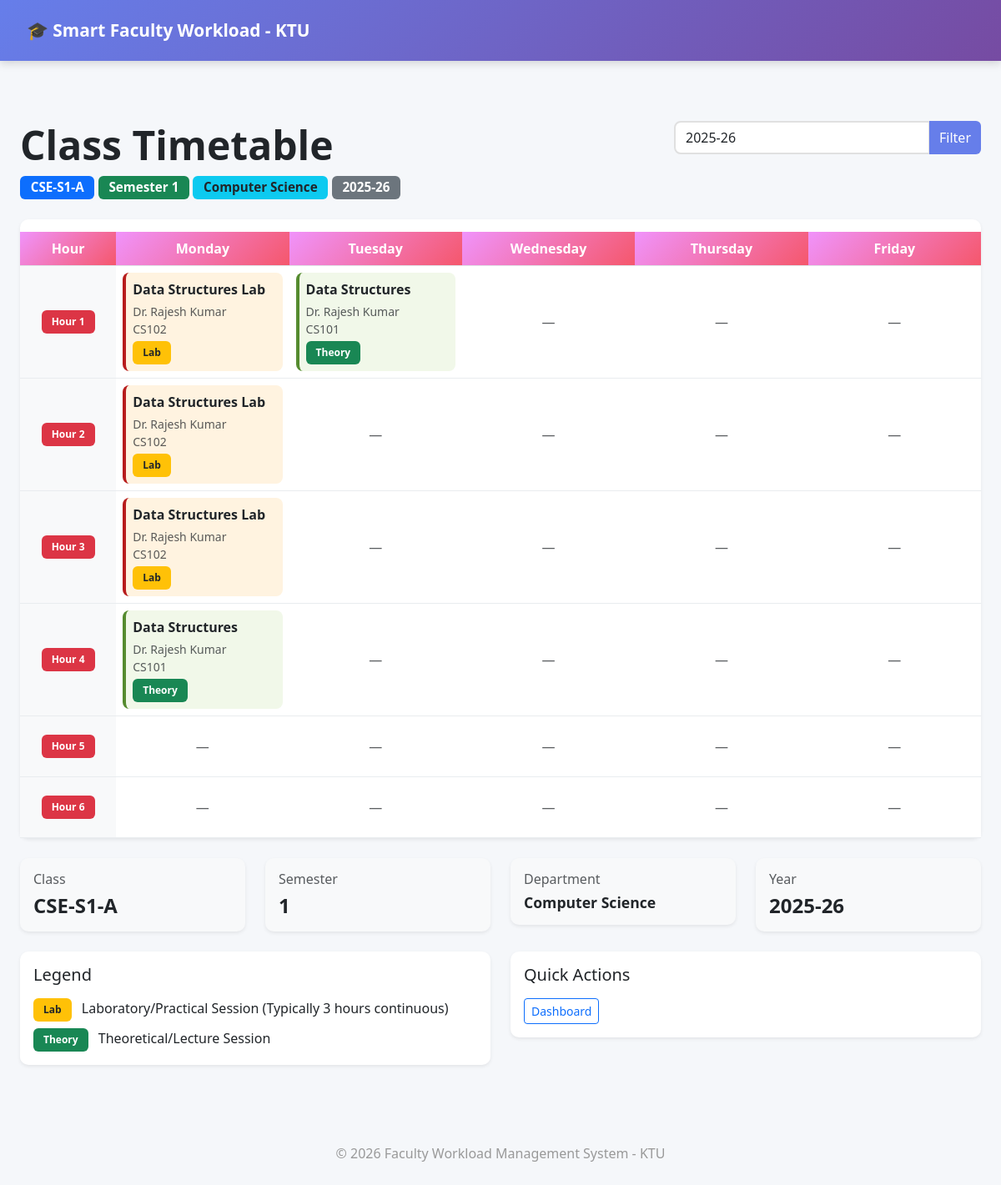
The page /class/13/timetable on the database its author committed.
### app/models.py (models this page shows, shortened)
class Class(db.Model):
    __tablename__ = 'class'
    id = db.Column(db.Integer, primary_key=True)
    class_name = db.Column(db.String(50), nullable=False, unique=True)  # e.g., "S3-A", "S5-B"
    semester = db.Column(db.Integer, nullable=False)  # 1-8
    department = db.Column(db.String(100), nullable=False)  # e.g., "Computer Science"
    created_at = db.Column(db.DateTime, default=datetime.utcnow)
    timetables = db.relationship(
        'Timetable',
        backref='class_obj',
        lazy=True,
        cascade="all, delete-orphan"
    )

class Subject(db.Model):
    id = db.Column(db.Integer, primary_key=True)
    course_code = db.Column(db.String(20), nullable=False)
    subject_name = db.Column(db.String(150), nullable=False)
    subject_type = db.Column(db.String(20), nullable=False)  # 'Theory' or 'Lab'
    is_lab = db.Column(db.Boolean, default=False)  # Flag for lab subjects
    hours_per_week = db.Column(db.Integer, nullable=False)  # Theory: varies, Lab: typically 3 hours continuous
    semester = db.Column(db.Integer, nullable=False)  # Semester number (1-8)
    created_at = db.Column(db.DateTime, default=datetime.utcnow)
    assignments = db.relationship(
        'Assignment',
        backref='subject',
        lazy=True,
        cascade="all, delete-orphan"
    )

class Faculty(UserMixin, db.Model):
    id = db.Column(db.Integer, primary_key=True)
    name = db.Column(db.String(100), nullable=False)
    department = db.Column(db.String(100), nullable=False)
    designation = db.Column(db.String(50), nullable=False)
    email = db.Column(db.String(120), unique=True, nullable=False)
    password_hash = db.Column(db.String(200), nullable=False)
    max_workload = db.Column(db.Integer, default=16)
    role = db.Column(db.String(20), default="faculty")
    assignments = db.relationship(
        'Assignment',
        backref='faculty',
        lazy=True,
        cascade="all, delete-orphan"
    )
    duties = db.relationship(
        'AdditionalDuty',
        backref='faculty',
        lazy=True,
        cascade="all, delete-orphan"
    )
    timetables = db.relationship(
        'Timetable',
        backref='faculty_obj',
        lazy=True,
        cascade="all, delete-orphan"
    )

### app/routes.py (the view)
@main.route('/class/<int:class_id>/timetable')
def class_timetable(class_id):
    class_obj = Class.query.get_or_404(class_id)
    academic_year = request.args.get('academic_year') or get_latest_academic_year()
    timetable_entries = Timetable.query.filter_by(
        class_id=class_id,
        academic_year=academic_year
    ).all()
    days = ['Monday', 'Tuesday', 'Wednesday', 'Thursday', 'Friday']
    hours = list(range(1, 7))
    timetable_grid = {}
    for day in days:
        timetable_grid[day] = {}
        for hour in hours:
            timetable_grid[day][hour] = None
    for entry in timetable_entries:
        day = entry.timeslot.day
        hour = entry.timeslot.hour
        timetable_grid[day][hour] = {
            'subject': entry.subject.subject_name,
            'faculty': entry.faculty_obj.name,
            'course_code': entry.subject.course_code,
            'is_lab': entry.subject.is_lab
        }
    return render_template(
        'class_timetable.html',
        timetable_grid=timetable_grid,
        days=days,
        hours=hours,
        academic_year=academic_year,
        class_name=class_obj.class_name,
        semester=class_obj.semester,
        department=class_obj.department
    )

### app/routes.py (called while the page is built)
def get_latest_academic_year():
    assignment_years = [year for (year,) in db.session.query(Assignment.academic_year).distinct().all() if year]
    timetable_years = [year for (year,) in db.session.query(Timetable.academic_year).distinct().all() if year]
    all_years = sorted(set(assignment_years + timetable_years), reverse=True)
    return all_years[0] if all_years else None

### app/templates/class_timetable.html (shortened to what this page needs)
{% extends "base.html" %}
{% block content %}
<div class="container-fluid py-4">
    <div class="row mb-4">
        <div class="col-md-8">
            <h1 class="display-5 fw-bold">
                 Class Timetable
            </h1>
            <div class="mt-2">
                <span class="badge bg-primary" style="font-size: 0.95rem; padding: 0.4rem 0.8rem;">
                     {{ class_name }}
                </span>
                <span class="badge bg-success" style="font-size: 0.95rem; padding: 0.4rem 0.8rem;">
                     Semester {{ semester }}
                </span>
                <span class="badge bg-info text-dark" style="font-size: 0.95rem; padding: 0.4rem 0.8rem;">
                     {{ department }}
                </span>
                <span class="badge bg-secondary" style="font-size: 0.95rem; padding: 0.4rem 0.8rem;">
                     {{ academic_year }}
                </span>
            </div>
        </div>
        <div class="col-md-4 text-end">
            <form method="get" class="d-inline">
                <div class="input-group">
                    <input
                        type="text"
                        class="form-control"
                        name="academic_year"
                        value="{{ academic_year }}"
                        placeholder="2025-26"
                    >
                    <button class="btn btn-primary" type="submit">Filter</button>
                </div>
            </form>
        </div>
    </div>
    <div class="card border-0 shadow-sm">
        <div class="card-body p-0">
            <div class="table-responsive">
                <table class="table table-hover mb-0">
                    <thead class="bg-light">
                        <tr>
                            <th class="text-center fw-bold" style="width: 10%; background: linear-gradient(135deg, #f093fb 0%, #f5576c 100%); color: white;">
                                Hour
                            </th>
                            {% for day in days %}
                            <th class="text-center fw-bold" style="width: 18%; background: linear-gradient(135deg, #f093fb 0%, #f5576c 100%); color: white;">
                                {{ day }}
                            </th>
                            {% endfor %}
                        </tr>
                    </thead>
                    <tbody>
                        {% for hour in hours %}
                        <tr>
                            <td class="text-center fw-bold align-middle bg-light">
                                <span class="badge bg-danger">Hour {{ hour }}</span>
                            </td>
                            {% for day in days %}
                            <td class="align-middle" style="min-height: 80px;">
                                {% if timetable_grid[day][hour] %}
                                    {% set entry = timetable_grid[day][hour] %}
                                    <div class="p-2" style="background: {% if entry.is_lab %}#fff3e0{% else %}#f1f8e9{% endif %}; border-radius: 8px; border-left: 4px solid {% if entry.is_lab %}#b71c1c{% else %}#558b2f{% endif %};">
                                        <p class="mb-1">
                                            <strong class="text-dark">{{ entry.subject }}</strong>
                                        </p>
                                        <p class="mb-0 small text-muted">
                                             {{ entry.faculty }}
                                        </p>
                                        <p class="mb-0 small text-muted">
                                             {{ entry.course_code }}
                                        </p>
                                        {% if entry.is_lab %}
                                        <span class="badge bg-warning text-dark mt-1">Lab</span>
                                        {% else %}
                                        <span class="badge bg-success mt-1">Theory</span>
                                        {% endif %}
                                    </div>
                                {% else %}
                                    <div class="text-center text-muted py-3">
                                        <span class="text-sm">—</span>
                                    </div>
                                {% endif %}
                            </td>
                            {% endfor %}
                        </tr>
                        {% endfor %}
                    </tbody>
                </table>
            </div>
        </div>
    </div>
    <div class="row mt-4">
        <div class="col-md-3">
            <div class="card border-0 shadow-sm bg-light">
                <div class="card-body">
                    <h6 class="card-title text-muted mb-2">
                         Class
                    </h6>
                    <p class="h4 mb-0 fw-bold">{{ class_name }}</p>
                </div>
            </div>
        </div>
        <div class="col-md-3">
            <div class="card border-0 shadow-sm bg-light">
                <div class="card-body">
                    <h6 class="card-title text-muted mb-2">
                         Semester
                    </h6>
                    <p class="h4 mb-0 fw-bold">{{ semester }}</p>
                </div>
            </div>
        </div>
        <div class="col-md-3">
            <div class="card border-0 shadow-sm bg-light">
                <div class="card-body">
                    <h6 class="card-title text-muted mb-2">
                         Department
                    </h6>
                    <p class="h4 mb-0 fw-bold" style="font-size: 1.1rem;">{{ department }}</p>
                </div>
            </div>
        </div>
        <div class="col-md-3">
            <div class="card border-0 shadow-sm bg-light">
                <div class="card-body">
                    <h6 class="card-title text-muted mb-2">
                         Year
                    </h6>
                    <p class="h4 mb-0 fw-bold">{{ academic_year }}</p>
                </div>
            </div>
        </div>
    </div>
    <div class="row mt-4">
        <div class="col-md-6">
            <div class="card border-0 shadow-sm">
                <div class="card-body">
                    <h5 class="card-title">
                         Legend
                    </h5>
                    <div class="mt-3">
                        <p class="mb-2">
                            <span class="badge bg-warning text-dark">Lab</span>
                            <span class="ms-2">Laboratory/Practical Session (Typically 3 hours continuous)</span>
                        </p>
                        <p class="mb-0">
                            <span class="badge bg-success">Theory</span>
                            <span class="ms-2">Theoretical/Lecture Session</span>
                        </p>
                    </div>
                </div>
            </div>
        </div>
        <div class="col-md-6">
            <div class="card border-0 shadow-sm">
                <div class="card-body">
                    <h5 class="card-title">
                         Quick Actions
                    </h5>
                    <a href="{{ url_for('main.dashboard') }}" class="btn btn-sm btn-outline-primary mt-2">
                         Dashboard
                    </a>
                </div>
            </div>
        </div>
    </div>
</div>
{% endblock %}

### app/templates/base.html (shortened to what this page needs)
<!DOCTYPE html>
<html>
<head>
    <link href="https://cdn.jsdelivr.net/npm/bootstrap@5.3.0/dist/css/bootstrap.min.css" rel="stylesheet">
</head>
<body>
<nav class="navbar navbar-dark px-3">
    <span class="navbar-brand">🎓 Smart Faculty Workload - KTU</span>
</nav>
<div class="container mt-5">
    {% block content %}{% endblock %}
</div>
<footer style="text-align: center; margin-top: 50px; padding: 20px; color: #999;">
    <p>© 2026 Faculty Workload Management System - KTU</p>
</footer>
</body>
</html>

### app/templates/base.html (style rules this page uses)
:root { --primary: #667eea; --secondary: #764ba2; --success: #27ae60; --warning: #f39c12; --danger: #e74c3c; --info: #3498db; }
body { background: #f5f7fa; font-family: 'Segoe UI', Tahoma, Geneva, Verdana, sans-serif; }
.navbar { background: linear-gradient(135deg, var(--primary) 0%, var(--secondary) 100%) !important; box-shadow: 0 3px 10px rgba(0, 0, 0, 0.15); padding: 1rem 2rem !important; }
.navbar-brand { font-size: 1.3rem; font-weight: bold; color: white !important; }
.container { max-width: 1200px; }
.card { border: none; box-shadow: 0 3px 10px rgba(0, 0, 0, 0.08); border-radius: 10px; transition: all 0.3s ease; }
.btn-primary { background: var(--primary); border: none; transition: all 0.3s ease; }
table { margin-top: 15px; }
table thead { background: linear-gradient(135deg, var(--primary) 0%, var(--secondary) 100%); color: white; }
.badge { padding: 0.5rem 0.75rem; font-weight: 600; }
.form-control, .form-select { border: 2px solid #e0e0e0; border-radius: 8px; transition: border-color 0.3s ease; }

### app/templates/class_timetable.html (style rules this page uses)
.table td { border-color: #e9ecef; }

### rows shown on the page
Class: class_name "CSE-S1-A", department "Computer Science"
Subject: subject "Data Structures Lab" "Data Structures Lab" "Data Structures Lab", course_code "CS102" "CS102" "CS102"
Faculty: faculty "Dr. Rajesh Kumar" "Dr. Rajesh Kumar" "Dr. Rajesh Kumar" "Dr. Rajesh Kumar" "Dr. Rajesh Kumar"
Subject: subject "Data Structures" "Data Structures", course_code "CS101" "CS101"

### other values the page prints
{{ semester }} "1"
{{ academic_year }} "2025-26"
{{ day }} "Monday" "Tuesday" "Wednesday" "Thursday" "Friday"
{{ hour }} "1" "2" "3" "4" "5" "6"
